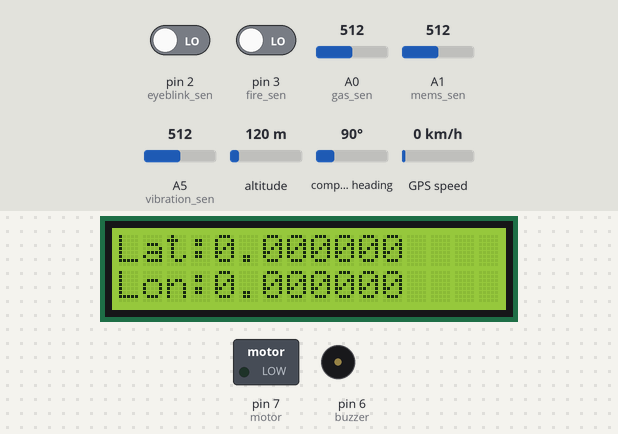
The sketch below on a simulated Arduino Uno, built with avr-gcc and run on an emulated ATmega328P. Parts: 16×2 character LCD, switched loads named in the sketch (green lamp = pin HIGH), buzzer (waves = sounding, pin HIGH). The inputs (shaded band) are chosen by the test bench; at power-on: pin 3 (fire_sen) LOW, pin 2 (eyeblink_sen) LOW, A0 (gas_sen) = 512, A1 (mems_sen) = 512, A5 (vibration_sen) = 512, altitude 120 m, compass heading 90°, GPS speed 0 km/h. The GPS gets a fix after 3 s at 37.7749, -122.4194 with 8 satellites; what the sketch prints to the serial monitor is not drawn.

Above: at 2.1 s.
2.2 s: pin 3 (fire_sen) driven HIGH
At 6.6 s:
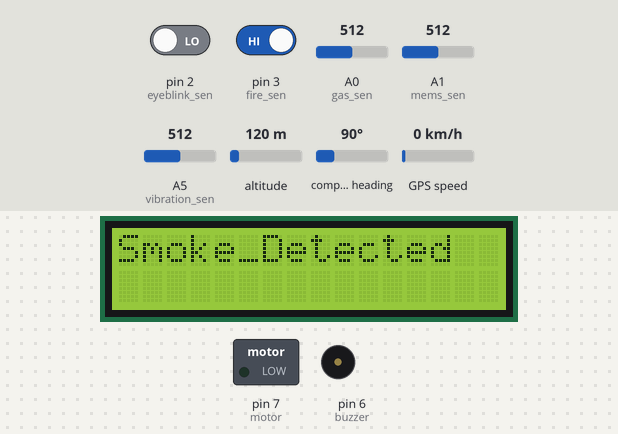
At 17.1 s:
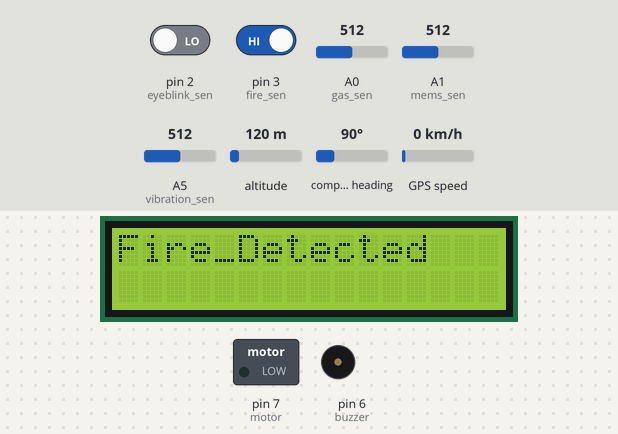
Timing chart, 0 to 18.6 s (numbered marks = the images above; inputs shaded):
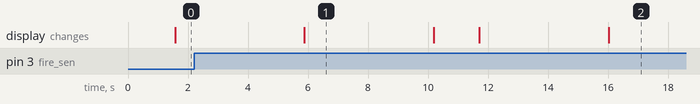

The sketch:

Wireless_Black_box.ino
```cpp
//BLACK BOX//
#include <LiquidCrystal.h>
#include <TinyGPS++.h>
#include <SoftwareSerial.h>
SoftwareSerial GPS_SoftSerial(4,5);/* (Rx, Tx) */
TinyGPSPlus gps;


#define gas_sen A0
#define mems_sen A1
#define vibration_sen A5
#define eyeblink_sen 2
#define fire_sen 3
#define buzzer 6
#define motor 7

volatile float minutes, seconds;
volatile int degree, secs, mins;

double lat_val, lng_val, alt_m_val;
uint8_t hr_val, min_val, sec_val;
bool loc_valid, alt_valid, time_valid;

int vib_count=0,eye_blink_count=0;

int gas_sen_val,vibration_sen_val,mems_sen_val,eyeblink_sen_val,fire_sen_val;
const int rs =13,en =12,d4 =11,d5 =10, d6 =9,d7 =8;
LiquidCrystal lcd(rs, en, d4, d5, d6, d7);

void gps_read();
void smartDelay(unsigned long ms);
void DegMinSec( double tot_val);
void adc_read();
void digital_read();
void gsm_write(String x);

void setup() {
Serial.begin(9600);
GPS_SoftSerial.begin(9600);

lcd.begin(16,2);

pinMode(gas_sen,INPUT);
pinMode(vibration_sen,INPUT);
pinMode(mems_sen,INPUT);
pinMode(eyeblink_sen,INPUT);
pinMode(fire_sen,INPUT);
pinMode(buzzer,OUTPUT);
pinMode(motor,OUTPUT);
}

void loop() {
 delay(500);
 adc_read();
 digital_read();
 gps_read();
  lcd.clear();
 lcd.setCursor(0,0);
// lcd.print("v:");
// lcd.print(vib_count);
  lcd.print("Lat:");
  lcd.print(lat_val, 6);
  lcd.setCursor(0,1);
//  lcd.print("VV:");
//  lcd.print(vibration_sen_val);
  lcd.print("Lon:");
  lcd.print(lng_val,6);
 if (fire_sen_val==1)
 {
  gsm_write("Fire_Detected");
  lcd.clear();
  lcd.setCursor(0,0);
  lcd.print("Fire_Detected");
 }
 if (vibration_sen_val==0)
 {
  vib_count++;
 }
 if(vib_count==2)
 {
  gsm_write("Accident_Detected");
  lcd.clear();
  lcd.setCursor(0,0);
  lcd.print("Accident_Detected");
  vib_count=0;
 }
 if (gas_sen_val>=400)
 {
  gsm_write("Smoke_Detected");
  lcd.clear();
  lcd.setCursor(0,0);
  lcd.print("Smoke_Detected");
 }
 if (mems_sen_val>300)
 {
  gsm_write("Vehicle_flipped");
  lcd.clear();
  lcd.setCursor(0,0);
  lcd.print("Vehicle_flipped");
 }
  if (eyeblink_sen_val==1)
 {
  eye_blink_count++;
 }
 if(eye_blink_count==3)
 {
  digitalWrite(buzzer,HIGH);
  lcd.clear();
  lcd.setCursor(0,0);
  lcd.print("Drowsiness_detected");
 }
  else if(eye_blink_count==5)
  {
   gsm_write("Drowsiness_detected  Vehicle_Stopped` ");
   digitalWrite(buzzer,LOW);
   digitalWrite(motor,HIGH);
   eye_blink_count=0;
   lcd.clear();
  lcd.setCursor(0,0);
  lcd.print("Drowsiness_detected");
  lcd.setCursor(0,1);
  lcd.print("Vehicle_stopped");
  }
}

void adc_read()
{
 gas_sen_val=analogRead(gas_sen);
 mems_sen_val=analogRead(mems_sen);
 vibration_sen_val=analogRead(vibration_sen);
}
void digital_read()
{

fire_sen_val=digitalRead(fire_sen);
eyeblink_sen_val=digitalRead(eyeblink_sen);

}
void gsm_write(String x )

{
  String a=x;
 delay(2000);
 Serial.print("at+cmgs=\"+919052142468\"\r"); // number to receive msg
 delay(1000);
 Serial.println(a);
 Serial.print("LATITUDE:");
 delay(100);
 Serial.println(lat_val, 6);
  Serial.print("LONGITUDE:");
 delay(100);
 Serial.print(lng_val,6);
 delay(100);
 Serial.print((char)26);
 delay(1000);
}

void gps_read()
{
        smartDelay(1000);
        unsigned long start;

        lat_val = gps.location.lat();
        loc_valid = gps.location.isValid();
        lng_val = gps.location.lng();
        alt_m_val = gps.altitude.meters();
        alt_valid = gps.altitude.isValid();
        hr_val = gps.time.hour();
        min_val = gps.time.minute();
        sec_val = gps.time.second();
        time_valid = gps.time.isValid();
        if (!loc_valid)
        {
          Serial.print("Latitude : ");
          Serial.println("*****");
          Serial.print("Longitude : ");
          Serial.println("*****");
        }
        else
        {
          DegMinSec(lat_val);
          Serial.print("Latitude in Decimal Degrees : ");
          Serial.println(lat_val,6);
//          lcd.setCursor(0,0);
//          lcd.print("lat:");
//          lcd.print(lat_val, 6);
          DegMinSec(lng_val); /* Convert the decimal degree value into degrees minutes seconds form */
          Serial.print("Longitude in Decimal Degrees : ");
          Serial.println(lng_val,6);
        }
        if (!alt_valid)
        {
         // Serial.print("Altitude : ");
          //Serial.println("*****");
        }
        else
        {
         // Serial.print("Altitude : ");
         // Serial.println(alt_m_val, 6);
        }
        if (!time_valid)
        {
         // Serial.print("Time : ");
          //Serial.println("*****");
        }
        else
        {
          char time_string[32];
          sprintf(time_string, "Time : %02d/%02d/%02d \n", hr_val, min_val, sec_val);
          //Serial.print(time_string);
        }
}
void smartDelay(unsigned long ms)
{
  unsigned long start = millis();
  do
  {
    while (GPS_SoftSerial.available())  /* Encode data read from GPS while data is available on serial port */
      gps.encode(GPS_SoftSerial.read());
/* Encode basically is used to parse the string received by the GPS and to store it in a buffer so that information can be extracted from it */
  } while (millis() - start < ms);
}

void DegMinSec( double tot_val)   /* Convert data in decimal degrees into degrees minutes seconds form */
{
  degree = (int)tot_val;
  minutes = tot_val - degree;
  seconds = 60 * minutes;
  minutes = (int)seconds;
  mins = (int)minutes;
  seconds = seconds - minutes;
  seconds = 60 * seconds;
  secs = (int)seconds;
}
```

Measured:
- after the input at 2.2 s, the display: first differs from a run without the input after 13.8 s (image 2)
- what the display in image 1 shows lasts 4.3 s, from 5.9 s to 10.2 s
